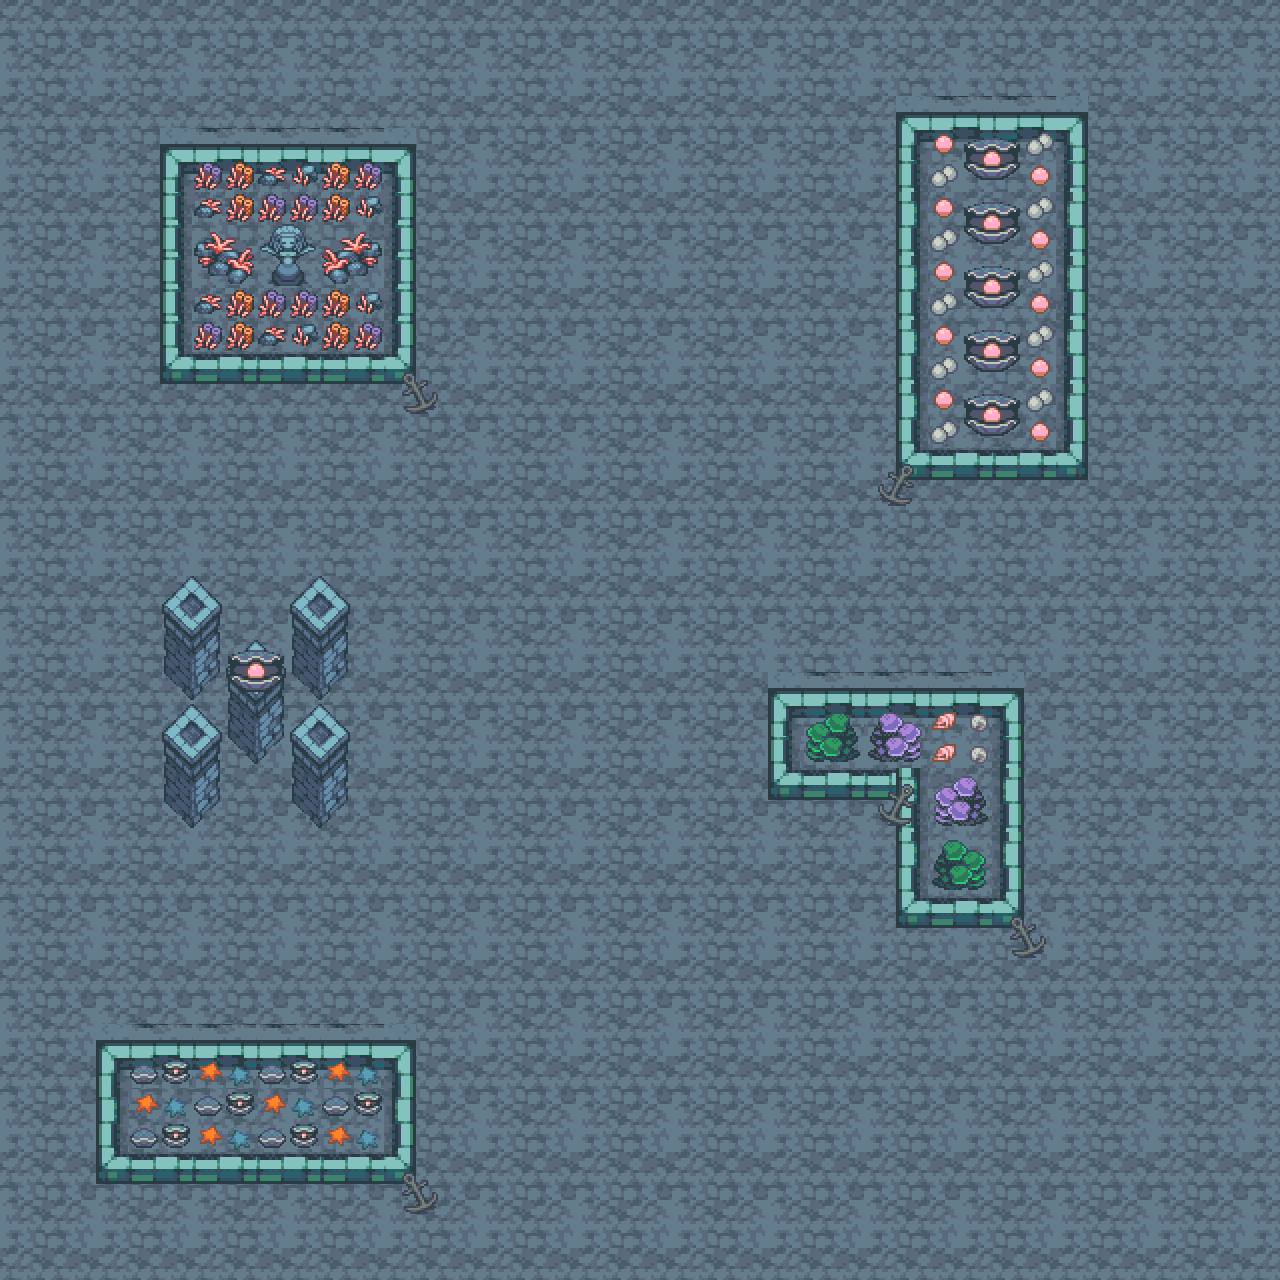

Tiled map render using the project's own tile images. Description and the map definition, with tile-layer contents summarised, below:
An orthogonal 40x40 tile map with 32x32 px tiles, 3 tile layers (sand, colidable, no_colidable), 4 tilesets and 2 objects.

<map version="1.10" tiledversion="1.11.2" orientation="orthogonal" renderorder="right-down" width="40" height="40" tilewidth="32" tileheight="32" infinite="0" nextlayerid="5" nextobjectid="14">
 <properties>
  <property name="xSpawnPoint" type="int" value="640" />
  <property name="ySpawnPoint" type="int" value="656" />
 </properties>
 <tileset firstgid="1" source="../TSXS/tf_A5_atlantisA.tsx" />
 <tileset firstgid="289" source="../TSXS/tf_B_atlantisB.tsx" />
 <tileset firstgid="545" source="../TSXS/tf_B_atlantisA.tsx" />
 <tileset firstgid="801" source="../TSXS/1_terrain.tsx" />
 <layer id="1" name="sand" width="40" height="40">
  <data>[1600 cells, 1600 non-empty, 9 distinct tile ids]</data>
 </layer>
 <layer id="2" name="colidable" width="40" height="40">
  <data>[1600 cells, 334 non-empty, 20 distinct tile ids]</data>
 </layer>
 <layer id="3" name="no_colidable" width="40" height="40">
  <data>[1600 cells, 144 non-empty, 52 distinct tile ids]</data>
 </layer>
 <objectgroup id="4" name="spawneable">
  <object id="3" x="550" y="166" width="212" height="193.333" />
  <object id="11" x="488" y="840" width="202" height="118" />
 </objectgroup>
</map>
